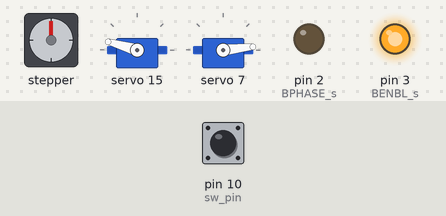
This sketch was run on a simulated Arduino Uno, built with avr-gcc and run on an emulated ATmega328P. Shown: stepper motor, 2 × servo, output pins drawn as LEDs (lit = HIGH). Wiring (inferred from the names in the program): stepper motor (2048 steps per turn assumed): coils pin 4, pin 5, pin 6, pin 7. Inputs (shaded band) come from the test bench; at power-on: pin 10 (sw_pin) LOW. Pins used as bus, display or sensor lines are not drawn.

Above: at 1.2 s.
1.3 s: pin 10 (sw_pin) pulled HIGH for 0.15 s
At 4.3 s:
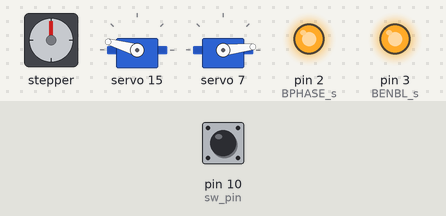
At 18.1 s:
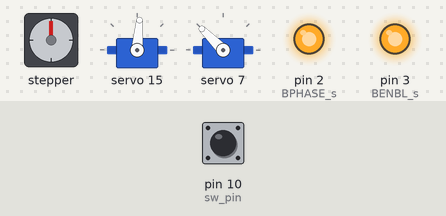
Timing chart, 0 to 19.3 s (numbered marks = the images above; inputs shaded):
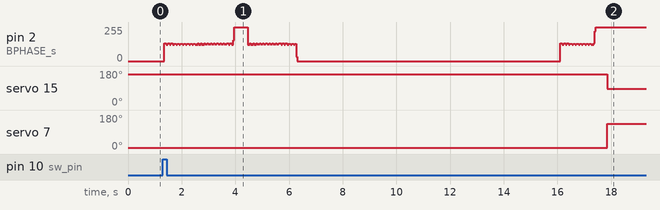

Measured:
- after the input at 1.3 s, servo 15: 164° → 85° after 16.6 s; servo 7: 6° → 135° after 16.6 s

The sketch:

sonyhack_master.ino
```cpp
#include <PCA9685.h>
#include <Wire.h>

#define SERVOMIN 150
#define SERVOMAX 600
#define W_MAX 130
#define W_DEFAULT 110

#define FOWARD_RANGE 30

#define APHASE_s     0
#define  AENBL_s     1
#define BPHASE_s     2
#define  BENBL_s     3

/*横ステピンの配線，秋月との対応は，0⇨4, 1⇨5, 2⇨6, 3⇨7
ドライバとの対応は，0⇨AIN1, 1⇨AIN2, 2⇨BIN1, 3⇨BIN2     */

#define APHASE_f     4
#define  AENBL_f     5
#define BPHASE_f     6
#define  BENBL_f     7

/*縦ステピンの配線
ドライバとの対応は，4⇨AIN1, 5⇨AIN2, 6⇨BIN1, 7⇨BIN2     */

#define ServoButton1 8
#define ServoButton2 9

#define sw_pin       10

//ボタンプッシュでhigh, ServoButton1 か ServoButton2 がhigh なら掴んでいる

struct User{
  char nam[50];
  int face_w;
  int face_d;
};

int sw_val, servo1_val, servo2_val ;//変更したので，スイッチ制御の場合は配線に注意！！！！
int ServoVal1, ServoVal2;
int n = 0;


PCA9685 pwm = PCA9685(0x40);

struct User Ms[5] = {
    {"fuyuki", 150, 6},
    {"daisuke", 140, 6},
    {"seizi", 140, 5},
    {"hiroki", 150, 6},
    {"wataru", 160, 7}

  };//構造体で管理．呼び出す場合は，Ms[i].nam　or Ms[i].face_w
void setup() {
  /*Serial.begin(9600);
  Wire.begin();

  I2C通信する際に必要*/
  Serial.begin(115200);

  setupStepper();

  pinMode(sw_pin, INPUT);//タクトスイッチ
  pinMode(ServoButton1, INPUT);
  pinMode(ServoButton2, INPUT);//サーボスイッチ

  pwm.begin();                   //初期設定 (アドレス0x40用)
  pwm.setPWMFreq(60);            //PWM周期を50Hzに設定 (アドレス0x40用)
  servo_write(15, 160);
  servo_write(7, 0);

  }


void loop(){

  //まずはタクトスイッチの状態を確認する→AI用spresenseからの信号受信にも変更可能
    sw_val = digitalRead(sw_pin); //high なら顔を認識した．


    if(sw_val == 1){


   /* stepping_motor_s_plus(pulse((Ms[2].face_w - W_DEFAULT + 10) / 4));//mmをpulse関数の引数に入力 (W_MAX - Ms[2].face_w) / 2)とか
    delay(500);
    stepping_motor_f_foward(); //前にFOWARD_RANGE分動く
    delay(500);

   stepping_motor_s_minus(pulse(5));//mmをpulse関数の引数に入力 (W_MAX - Ms[2].face_w) / 2) とか
    ServoVal1 = digitalRead(ServoButton1);
    ServoVal2 = digitalRead(ServoButton2);
    Serial.print(ServoVal1);
    Serial.print("  ");
    Serial.println(ServoVal2);
  delay(500);*/
    if(n % 2 == 1){//掴んでいる場合，リリース
      stepping_motor_s_plus(pulse(3));//mmをpulse関数の引数に入力 (W_MAX - Ms[2].face_w) / 2)とか
    delay(500);
    stepping_motor_f_foward(); //前にFOWARD_RANGE分動く
    delay(500);

   stepping_motor_s_minus(pulse(3));//mmをpulse関数の引数に入力 (W_MAX - Ms[2].face_w) / 2) とか
      gRelease();
   stepping_motor_s_plus(pulse(5));//mmをpulse関数の引数に入力 (W_MAX - Ms[2].face_w) / 2)とか
       stepping_motor_f_back();

    stepping_motor_s_minus(pulse(3));//mmをpulse関数の引数に入力.定位置になるよう調整すること

    }else if(n % 2 == 0){//離している時，キャッチ
    stepping_motor_s_minus(pulse(10));  //キャリブレーションで原点合わせ

    stepping_motor_s_plus(pulse((Ms[2].face_w - W_DEFAULT) / 4));//mmをpulse関数の引数に入力 (W_MAX - Ms[2].face_w) / 2)とか
    delay(500);
    stepping_motor_f_foward(); //前にFOWARD_RANGE分動く
    delay(500);

   stepping_motor_s_minus(pulse(Ms[2].face_d));//mmをpulse関数の引数に入力 (W_MAX - Ms[2].face_w) / 2) とか
      gCatch();

    stepping_motor_f_back();

    //stepping_motor_s_minus(pulse());//mmをpulse関数の引数に入力.定位置になるよう調整すること

    }

    delay(500);
    //stepping_motor_s_plus(pulse(5));//mmをpulse関数の引数に入力 (W_MAX - Ms[2].face_w) / 2) とか

       delay(1000);
    n ++;
 }

}

//関数定義

void setupStepper(){
   //横ステピン準備
  pinMode(APHASE_s,OUTPUT);
  pinMode(AENBL_s,OUTPUT);
  pinMode(BPHASE_s,OUTPUT);
  pinMode(BENBL_s,OUTPUT);
  digitalWrite(AENBL_s,HIGH);
  digitalWrite(BENBL_s,HIGH);
  //縦ステピン準備
  pinMode(APHASE_f,OUTPUT);
  pinMode(AENBL_f,OUTPUT);
  pinMode(BPHASE_f,OUTPUT);
  pinMode(BENBL_f,OUTPUT);
  digitalWrite(AENBL_f,HIGH);
  digitalWrite(BENBL_f,HIGH);

}

void stepping_motor_s_plus(int j){//横ステッピングモーター広がる
int i = 0;

for(i = 0; i < j; i++){
      digitalWrite(APHASE_s,HIGH);
      delayMicroseconds(1300);
      digitalWrite(BPHASE_s,HIGH);
      delayMicroseconds(1300);
      digitalWrite(APHASE_s,LOW);
      delayMicroseconds(1300);
      digitalWrite(BPHASE_s,LOW);
      delayMicroseconds(1300);
}

delay(500);
}

void stepping_motor_s_minus(int j){//横ステッピングモーター狭まる
int i = 0;
for(i = 0; i < j; i++){
      digitalWrite(APHASE_s,HIGH);
      delayMicroseconds(1300);
      digitalWrite(BPHASE_s,LOW);
      delayMicroseconds(1300);
      digitalWrite(APHASE_s,LOW);
      delayMicroseconds(1300);
      digitalWrite(BPHASE_s,HIGH);
      delayMicroseconds(1300);
}

delay(500);
}


void stepping_motor_f_foward(){//縦ステッピングモーター前進
int i = 0;

for(i = 0; i < pulse(FOWARD_RANGE); i++){
      digitalWrite(APHASE_f,HIGH);
      delayMicroseconds(1300);
      digitalWrite(BPHASE_f,HIGH);
      delayMicroseconds(1300);
      digitalWrite(APHASE_f,LOW);
      delayMicroseconds(1300);
      digitalWrite(BPHASE_f,LOW);
      delayMicroseconds(1300);
}

delay(500);
}

void stepping_motor_f_back(){//縦ステッピングモーター後退
int i = 0;
for(i = 0; i < pulse(FOWARD_RANGE); i++){
      digitalWrite(APHASE_f,HIGH);
      delayMicroseconds(1300);
      digitalWrite(BPHASE_f,LOW);
      delayMicroseconds(1300);
      digitalWrite(APHASE_f,LOW);
      delayMicroseconds(1300);
      digitalWrite(BPHASE_f,HIGH);
      delayMicroseconds(1300);
}

delay(500);
}

void servo_write(int ch, int ang){//サーボに使う
     //動かすサーボチャンネルと角度を指定
   ang = map(ang, 0, 180, SERVOMIN, SERVOMAX);
     //角度（0～180）をPWMのパルス幅（102～492）に変換
   pwm.setPWM(ch, 0, ang);
     //  pwm2.setPWM(0, 0, ang);
 }

void gCatch(){//サーボリリース
  servo_write(7,130);//80~160
  servo_write(15,80);  //80~0
  delay(1000);

}

void gRelease(){//サーボキャッチ
  servo_write(7,20);//80~160
  servo_write(15,180);  //80~0
  delay(1000);

}

int pulse(int miri){
  return miri * 50;
}
```
